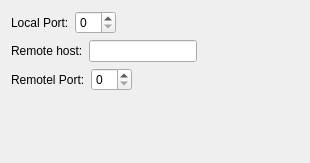
<?xml version="1.0" encoding="UTF-8"?>
<ui version="4.0">
 <class>ProxySocketConfigWidget</class>
 <widget class="QWidget" name="ProxySocketConfigWidget">
  <property name="geometry">
   <rect>
    <x>0</x>
    <y>0</y>
    <width>310</width>
    <height>163</height>
   </rect>
  </property>
  <property name="windowTitle">
   <string>Tcp Proxy Socket Configuration Widget</string>
  </property>
  <layout class="QVBoxLayout" name="verticalLayout">
   <item>
    <layout class="QHBoxLayout" name="horizontalLayout">
     <item>
      <widget class="QLabel" name="m_localPortLabel">
       <property name="text">
        <string>Local Port:</string>
       </property>
      </widget>
     </item>
     <item>
      <widget class="QSpinBox" name="m_localPortSpinBox"/>
     </item>
     <item>
      <spacer name="horizontalSpacer">
       <property name="orientation">
        <enum>Qt::Horizontal</enum>
       </property>
       <property name="sizeHint" stdset="0">
        <size>
         <width>40</width>
         <height>20</height>
        </size>
       </property>
      </spacer>
     </item>
    </layout>
   </item>
   <item>
    <layout class="QHBoxLayout" name="horizontalLayout_2">
     <item>
      <widget class="QLabel" name="m_remoteHostLabel">
       <property name="text">
        <string>Remote host:</string>
       </property>
      </widget>
     </item>
     <item>
      <widget class="QLineEdit" name="m_remoteHostLineEdit"/>
     </item>
     <item>
      <spacer name="horizontalSpacer_2">
       <property name="orientation">
        <enum>Qt::Horizontal</enum>
       </property>
       <property name="sizeHint" stdset="0">
        <size>
         <width>40</width>
         <height>20</height>
        </size>
       </property>
      </spacer>
     </item>
    </layout>
   </item>
   <item>
    <layout class="QHBoxLayout" name="horizontalLayout_3">
     <item>
      <widget class="QLabel" name="m_remotePortLabel">
       <property name="text">
        <string>Remotel Port:</string>
       </property>
      </widget>
     </item>
     <item>
      <widget class="QSpinBox" name="m_remotePortSpinBox"/>
     </item>
     <item>
      <spacer name="horizontalSpacer_3">
       <property name="orientation">
        <enum>Qt::Horizontal</enum>
       </property>
       <property name="sizeHint" stdset="0">
        <size>
         <width>40</width>
         <height>20</height>
        </size>
       </property>
      </spacer>
     </item>
    </layout>
   </item>
   <item>
    <spacer name="verticalSpacer">
     <property name="orientation">
      <enum>Qt::Vertical</enum>
     </property>
     <property name="sizeHint" stdset="0">
      <size>
       <width>20</width>
       <height>40</height>
      </size>
     </property>
    </spacer>
   </item>
  </layout>
 </widget>
 <resources/>
 <connections/>
</ui>
